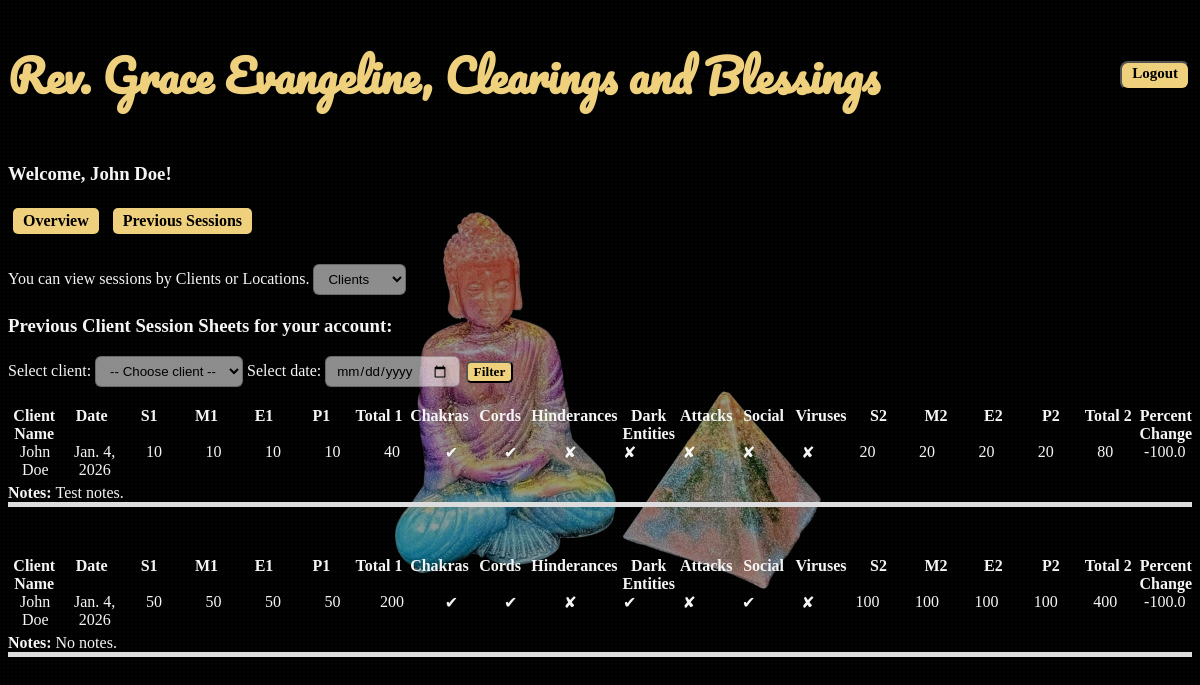
The app's page /user_prev_sessions/ (signed in) with its own data.
### app/models.py (models this page shows, shortened)
class Client(models.Model):
    profile=models.ForeignKey(Profile, on_delete=models.CASCADE, related_name="clients")
    first_name=models.CharField(max_length=15, null=True)
    last_name=models.CharField(max_length=20, null=True)
    email=models.EmailField(blank=True, null=True, unique=True)
    is_user=models.BooleanField(default=False, editable=False)
    def __str__(self):
        return f"{self.first_name} {self.last_name}"

class Session_Sheet(models.Model):
    client=models.ForeignKey(Client, on_delete=models.CASCADE, related_name="session_sheets")
    date=models.DateField()
    spiritual1=models.IntegerField(
        validators=[MinValueValidator(0), MaxValueValidator(100)])
    mental1=models.IntegerField(
        validators=[MinValueValidator(0), MaxValueValidator(100)])
    emotional1=models.IntegerField(
        validators=[MinValueValidator(0), MaxValueValidator(100)])
    physical1=models.IntegerField(
        validators=[MinValueValidator(0), MaxValueValidator(100)])
    chakras=models.BooleanField(default=False)
    cords=models.BooleanField(default=False)
    hinderances=models.BooleanField(default=False)
    dark_entities=models.BooleanField(default=False)
    attacks=models.BooleanField(default=False)
    social=models.BooleanField(default=False)
    viruses=models.BooleanField(default=False)
    spiritual2=models.IntegerField(
        validators=[MinValueValidator(0), MaxValueValidator(100)])
    mental2=models.IntegerField(
        validators=[MinValueValidator(0), MaxValueValidator(100)])
    emotional2=models.IntegerField(
        validators=[MinValueValidator(0), MaxValueValidator(100)])
    physical2=models.IntegerField(
        validators=[MinValueValidator(0), MaxValueValidator(100)])
    notes=models.TextField(null=True)
    @property
    def total1(self):
        return self.spiritual1 + self.mental1 + self.emotional1 + self.physical1
    @property
    def total2(self):
        return self.spiritual2 + self.mental2 + self.emotional2 + self.physical2
    @property
    def percent_change(self):
        if self.total1 == 0:
            return None
        return ((self.total1 - self.total2) / self.total1) * 100

### app/views.py (the view, shortened to what this page needs)
# urls.py: path("user_prev_sessions/", app.views.user_prev_sessions, name='user_prev_sessions'),
@login_required
def user_prev_sessions(request):
    profile = request.user.profile
    primary_client = profile.primary_client if profile.primary_client else None
    view_type = request.GET.get('view_type', 'client')
    if view_type == 'client':
        user_client = primary_client
        clients = Client.objects.filter(profile=user_client.profile)
        session_sheets = Session_Sheet.objects.filter(client__profile=user_client.profile)
        client_filter = request.GET.get('client')
        date_filter = request.GET.get('date')
        if client_filter:
            session_sheets = session_sheets.filter(client_id=client_filter)
        if date_filter:
            session_sheets = session_sheets.filter(date=date_filter)
        session_sheets = session_sheets.order_by('-date')
        context = {
            'user_client': user_client,
            'clients': clients,
            'session_sheets': session_sheets,
            'client_filter': int(client_filter) if client_filter else None,
            'date_filter': date_filter,
            'view_type': view_type,
            'primary_client': primary_client,
            'primary_client_first_name': primary_client.first_name if primary_client else None,
            'primary_client_last_name': primary_client.last_name if primary_client else None,
        }
    return render(request, 'user_prev_sessions.html', context)

### app/models.py (called while the page is built)
    @property
    def primary_client(self):
        return self.clients.get(is_user=True)

### app/templates/user_prev_sessions.html (shortened to what this page needs)
{% extends "user_profile.html" %}
{% load static %}
{% block extra_css %}
<link rel="stylesheet" href="{% static 'app/css/prev_session_sheets.css' %}">
<link rel="stylesheet" href="{% static 'app/css/prev_location_sheets.css' %}">
{% endblock %}
{% block content %}
<form method="get" id="viewTypeForm" style="margin-bottom: 20px; margin-top: 25px">
    <label for="view_type">You can view sessions by Clients or Locations.
        <select name="view_type" id="view-type" onchange="document.getElementById('viewTypeForm').submit();">
            <option value="client" {% if view_type == 'client' %}selected{% endif %}>Clients</option>
        </select>
    </label>
</form>
{% if view_type == 'client' %}
    <h3>Previous Client Session Sheets for your account:</h3>
    <form method="get" style="margin-bottom: 20px">
        <label for="client">Select client:</label>
        <select name="client" id="client" required>
            <option value="">-- Choose client --</option>
        </select>
        <label for="date">Select date:</label>
        <input type="date" name="date" id="date" value="{{ date_filter }}">
        <button type="submit" class='lesser-link'>Filter</button>
    </form>
    {% if session_sheets %}
        {% for sheet in session_sheets %}
        <div class="session-sheet-wrapper">
            <div class="session-sheet-grid">
                <div class="session-grid-header">
                    <div>Client Name</div>
                    <div>Date</div>
                    <div>S1</div>
                    <div>M1</div>
                    <div>E1</div>
                    <div>P1</div>
                    <div>Total 1</div>
                    <div>Chakras</div>
                    <div>Cords</div>
                    <div>Hinderances</div>
                    <div>Dark Entities</div>
                    <div>Attacks</div>
                    <div>Social</div>
                    <div>Viruses</div>
                    <div>S2</div>
                    <div>M2</div>
                    <div>E2</div>
                    <div>P2</div>
                    <div>Total 2</div>
                    <div>Percent Change</div>
                </div>
            </div>
            <div class="session-sheet-row">
                <div>{{ sheet.client }}</div>
                <div>{{ sheet.date }}</div>
                <div>{{ sheet.spiritual1 }}</div>
                <div>{{ sheet.mental1 }}</div>
                <div>{{ sheet.emotional1 }}</div>
                <div>{{ sheet.physical1 }}</div>
                <div>{{ sheet.total1 }}</div>
                <div>
                    {% if sheet.chakras %}
                        &#10004
                    {% else %}
                        &#10008
                    {% endif %}
                </div>
                <div>
                    {% if sheet.cords %}
                        &#10004
                    {% else %}
                        &#10008
                    {% endif %}
                </div>
                <div>
                    {% if sheet.hinderances %}
                        &#10004
                    {% else %}
                        &#10008
                    {% endif %}
                </div>
                <div>
                    {% if sheet.dark_entities %}
                        &#10004
                    {% else %}
                        &#10008
                    {% endif %}
                </div>
                <div>
                    {% if sheet.attacks %}
                        &#10004
                    {% else %}
                        &#10008
                    {% endif %}
                </div>
                <div>
                    {% if sheet.social %}
                        &#10004
                    {% else %}
                        &#10008
                    {% endif %}
                </div>
                <div>
                    {% if sheet.viruses %}
                        &#10004
                    {% else %}
                        &#10008
                    {% endif %}
                </div>
                <div>{{ sheet.spiritual2 }}</div>
                <div>{{ sheet.mental2 }}</div>
                <div>{{ sheet.emotional2 }}</div>
                <div>{{ sheet.physical2 }}</div>
                <div>{{ sheet.total2 }}</div>
                <div>{{ sheet.percent_change }}</div>
            </div>
            <div class="session-sheet-notes" style="margin-bottom: 50px; margin-top: 5px">
                <strong>Notes:   </strong>
                {{ sheet.notes|default:"No notes provided." }}
            </div>
        </div>
        {% endfor %}
    {% else %}
        <p>No session sheets were found.</p>
    {% endif %}
{% endif %}
{% endblock %}

### app/templates/user_profile.html (shortened to what this page needs)
<!DOCTYPE html>
<html lang="en">
<head>
    <link href="https://cdn.jsdelivr.net/npm/select2@4.1.0-rc.0/dist/css/select2.min.css" rel="stylesheet" />
    {% load static %}
    <link rel="stylesheet" href="{% static 'app/css/base.css' %}">
    <link rel="stylesheet" href="{% static 'app/css/prev_location_sheets.css' %}">
    <link rel="stylesheet" href="{% static 'app/css/prev_session_sheets.css' %}">
    <link rel="stylesheet" href="{% static 'app/css/update_forms.css' %}">
    {% block extra_css %}{% endblock %}
</head>
<body>
    <header style="display: flex; justify-content: space-between; align-items: center;">
        <h1>Rev. Grace Evangeline, Clearings and Blessings</h1>
    <form action="{% url 'logout' %}" method="post">
        <button type="submit" class='delete-button-cancel'>Logout</button>
    </form>
    </header>
    <main>
        <div class="secondary_navbar">
            <h3>Welcome, {{ primary_client_first_name }} {{ primary_client_last_name }}!</h3>
            <a href="{% url 'user_overview' %}" class='button-link'>Overview</a>
            <a href="{% url 'user_prev_sessions' %}" class='button-link'>Previous Sessions</a>
        </div>
        {% block content %}
        {% endblock %}
    </main>
</body>
</html>

### app/static/app/css/base.css (style rules this page uses)
h1 { font-family: 'Pacifico', cursive; font-size: 44px; color: #efd07d; }
body { font-family: 'Gill Sans', cursive; color: whitesmoke; background-image: radial-gradient(rgba(255,255,255,0.04) 1px, transparent 1px), url("/static/app/images/gj_noback.png"); background-size: 4px 4px, 40%; background-repeat: repeat, no-repeat; background-position: center center; background-attachment: fixed; background-color: black; position: relative; z-index: 0; }
body::before { content: ""; position: fixed; inset: 0; background-color: rgba(0, 0, 0, 0.4); z-index: 0; pointer-events: none; }
body > * { position: relative; z-index: 1; }
.button-link { display: inline-block; padding: 4px 10px; margin: 5px; background-color: #efd07d; color: black; text-decoration: none; border-radius: 5px; font-family: 'Gill Sans', cursive; font-weight: bold; transition: background-color 0.3s; }
.delete-button-cancel { display: inline-block; padding: 2px 10px; padding-bottom: 6px; margin: 2px; background-color: #efd07d; color: black; text-decoration: none; border-radius: 8px; font-family: 'Gill Sans', cursive; font-weight: bold; font-size: 15px; transition: background-color 0.3s; }
.lesser-link { display: inline-block; padding: 1px 6px; margin: 2px; background-color: #efd07d; color: black; text-decoration: none; border-radius: 5px; font-family: 'Gill Sans', cursive; font-weight: bold; transition: background-color 0.3s; }
form input, form textarea, form select { background: rgba(255, 255, 255, 0.55); border: 1px solid rgba(0, 0, 0, 0.25); border-radius: 6px; padding: 6px 10px; font-family: 'Gill Sans', sans-serif; transition: background 0.2s ease, border-color 0.2s ease; }

### app/static/app/css/prev_session_sheets.css (style rules this page uses)
.session-sheet-grid { display: flex; flex-direction: column; margin-top: 10px; border-radius: 6px; }
.session-grid-header, .session-sheet-row { display: grid; grid-template-columns: repeat(20, 1fr); text-align: center; gap: 5px; }
.session-grid-header { font-weight: bold; }
.session-sheet-row { font-weight: normal; }
.session-sheet-notes { grid-column: 1 / -1; text-align: left; border-bottom: 5px solid #ddd; }
.grid-header, .session-sheet-row { display: grid; text-align: center; font-weight: bold; gap: 5px; }

### records on screen
Client: first_name "John", last_name "Doe"
Session_Sheet: client "John Doe", date "Jan. 4, 2026", spiritual1 "10", mental1 "10", emotional1 "10", physical1 "10", total1 "40", spiritual2 "20", mental2 "20", emotional2 "20", physical2 "20", total2 "80", percent_change "-100.0", notes "Test notes."
Session_Sheet: client "John Doe", date "Jan. 4, 2026", spiritual1 "50", mental1 "50", emotional1 "50", physical1 "50", total1 "200", spiritual2 "100", mental2 "100", emotional2 "100", physical2 "100", total2 "400", percent_change "-100.0", notes "No notes."
